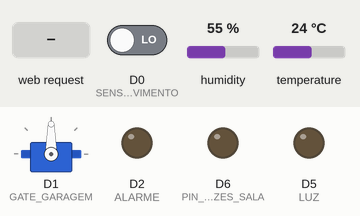
Recording of a sketch running on a simulated ESP8266 (NodeMCU). Parts: servo, output pins drawn as LEDs (lit = HIGH). Inputs (shaded band) come from the test bench; at power-on: D0 (SENSOR_MOVIMENTO) LOW, humidity 55 %, temperature 24 °C. WiFi joins after 1.5 s; servers stay silent unless stated; what the sketch prints to the serial monitor is not drawn.

Above: at 2.7 s.
2.8 s: HTTP request GET /5/on received
At 3.6 s:
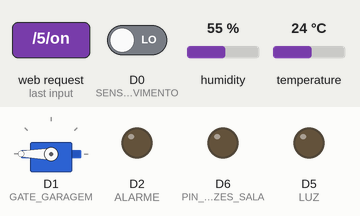
4.4 s: HTTP request GET /5/off received
At 5.3 s:
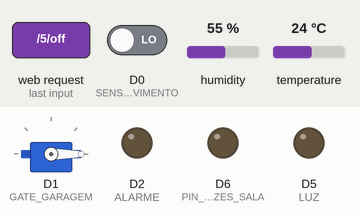
6.0 s: HTTP request GET /4/on received
At 7.2 s:
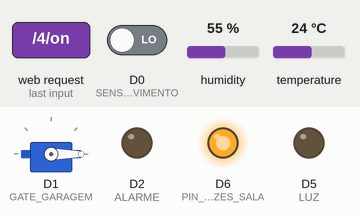
7.6 s: HTTP request GET /5/on received
At 8.8 s:
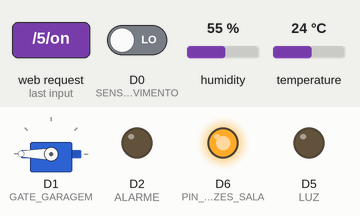
9.2 s: HTTP request GET /4/off received
At 9.7 s:
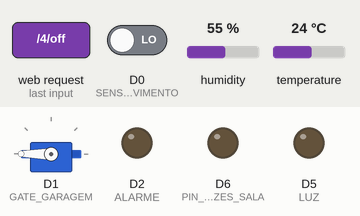
Timing chart, 0 to 11.8 s (numbered marks = the images above; inputs shaded):
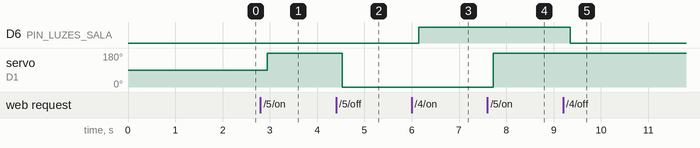

The sketch:

finalProjetoOAC.ino
```cpp
/*********
  Rui Santos
  Complete project details at https://randomnerdtutorials.com
*********/

// Load Wi-Fi library
#include <ESP8266WiFi.h>
#include "DHT.h"
#include "Servo.h"
#define DHTPIN D3
#define DHTTYPE DHT11
DHT dht(DHTPIN, DHTTYPE);
Servo sd1;
int umidade;
int temperatura;

#define SENSOR_MOVIMENTO D0
#define GATE_GARAGEM D1
#define ALARME D2
#define LUZ D5
#define PIN_LUZES_SALA D6
#define VENTUINHA D7

// Replace with your network credentials
const char* ssid     = "afranio";
const char* password = "123123123";

String valorTemp;

// Set web server port number to 80
WiFiServer server(80);

// Variable to store the HTTP request
String header;

// Auxiliar variables to store the current output state
String gateState = "off";
String lightState = "off";
String alarmeState = "off";

// Assign output variables to GPIO pins
//const int gate = D1;
//const int light = D6;

// Current time
unsigned long currentTime = millis();
// Previous time
unsigned long previousTime = 0;
// Define timeout time in milliseconds (example: 2000ms = 2s)
const long timeoutTime = 2000;


void setup() {
  Serial.begin(115200);
  pinMode(SENSOR_MOVIMENTO, INPUT);
  pinMode(ALARME, OUTPUT);
  pinMode(LUZ, OUTPUT);
  // Initialize the output variables as outputs
  pinMode(PIN_LUZES_SALA, OUTPUT);


  // Set outputs to LOW
  digitalWrite(LUZ, LOW);
  digitalWrite(ALARME, LOW);
  digitalWrite(PIN_LUZES_SALA, LOW);
  sd1.attach(GATE_GARAGEM);
  dht.begin();
  // Connect to Wi-Fi network with SSID and password
  Serial.print("Connecting to ");
  Serial.println(ssid);
  WiFi.begin(ssid, password);
  while (WiFi.status() != WL_CONNECTED) {
    delay(500);
    Serial.print(".");
  }


  // Print local IP address and start web server
  Serial.println("");
  Serial.println("WiFi connected.");
  Serial.println("IP address: ");
  Serial.println(WiFi.localIP());
  server.begin();
}

void medirTempUmi(){
  umidade = dht.readHumidity();
  temperatura = dht.readTemperature(false);

  if(isnan(temperatura) || isnan(umidade)){
   Serial.println("Falhou");
  }else{
    if(umidade >= 65){
      digitalWrite(D7, HIGH);
    }else {
      digitalWrite(D7, LOW);
   }
    Serial.print("Temperatura: ");
    Serial.print(temperatura);
    Serial.print("°C");
    Serial.print("   ");
    Serial.print("Umidade: ");
    Serial.println(umidade);
   }

   valorTemp = "Temperatura: " + (String)temperatura;
   valorTemp += "-- Umidade: " + (String)umidade;
}


void loop(){
  WiFiClient client = server.available();   // Listen for incoming clients

  if (client) {                             // If a new client connects,
    Serial.println("New Client.");          // print a message out in the serial port
    String currentLine = "";                // make a String to hold incoming data from the client
    currentTime = millis();
    previousTime = currentTime;
    while (client.connected() && currentTime - previousTime <= timeoutTime) { // loop while the client's connected
      medirTempUmi();
      funcMovimento();
      currentTime = millis();
      if (client.available()) {             // if there's bytes to read from the client,
        char c = client.read();             // read a byte, then
        Serial.write(c);                    // print it out the serial monitor
        header += c;
        if (c == '\n') {                    // if the byte is a newline character
          // if the current line is blank, you got two newline characters in a row.
          // that's the end of the client HTTP request, so send a response:
          if (currentLine.length() == 0) {
            // HTTP headers always start with a response code (e.g. HTTP/1.1 200 OK)
            // and a content-type so the client knows what's coming, then a blank line:
            client.println("HTTP/1.1 200 OK");
            client.println("Content-type:text/html");
            client.println("Connection: close");
            client.println();

            // turns the GPIOs on and off
            if (header.indexOf("GET /5/on") >= 0) {
              Serial.println("GPIO 5 on");
              gateState = "on";
              sd1.write(180);
            } else if (header.indexOf("GET /5/off") >= 0) {
              Serial.println("GPIO 5 off");
              gateState = "off";
              sd1.write(-180);
            } else if (header.indexOf("GET /4/on") >= 0) {
              Serial.println("GPIO 12 on");
              lightState = "on";
              digitalWrite(PIN_LUZES_SALA, HIGH);
            } else if (header.indexOf("GET /4/off") >= 0) {
              Serial.println("GPIO 12 off");
              lightState = "off";
              digitalWrite(PIN_LUZES_SALA, LOW);
            } else if (header.indexOf("GET /3/on") >= 0) {
              Serial.println("GPIO x on");
              alarmeState = "on";
              //digitalWrite(PIN_LUZES_SALA, HIGH);
            } else if (header.indexOf("GET /3/off") >= 0) {
              Serial.println("GPIO x off");
              alarmeState = "off";
              //digitalWrite(PIN_LUZES_SALA, LOW);
            }

            // Display the HTML web page
            client.println("<!DOCTYPE html><html>");
            client.println("<head><meta name=\"viewport\" content=\"width=device-width, initial-scale=1\">");

            client.println("<meta http-equiv='refresh' content='5; loop())'>");
            client.println("<link rel=\"icon\" href=\"data:,\">");
            // CSS to style the on/off buttons
            // Feel free to change the background-color and font-size attributes to fit your preferences
            client.println("<style>html { font-family: Helvetica; display: inline-block; margin: 0px auto; text-align: center;}");
            client.println(".button { background-color: #195B6A; border: none; color: white; padding: 16px 40px;");
            client.println("text-decoration: none; font-size: 30px; margin: 2px; cursor: pointer;}");
            client.println(".button2 {background-color: #77878A;}</style></head>");

            // Web Page Heading
            client.println("<body><h1>ESP8266 Web Server</h1>");

            // Display current state, and ON/OFF buttons for GPIO 5
            client.println("<p>GPIO 5 - State " + gateState + "</p>");
            // If the output5State is off, it displays the ON button
            if (gateState=="off") {
              client.println("<p><a href=\"/5/on\"><button class=\"button\">ON</button></a></p>");
            } else {
              client.println("<p><a href=\"/5/off\"><button class=\"button button2\">OFF</button></a></p>");
            }

            // Display current state, and ON/OFF buttons for GPIO 4
            client.println("<p>GPIO 12 - State " + lightState + "</p>");
            // If the output4State is off, it displays the ON button
            if (lightState=="off") {
              client.println("<p><a href=\"/4/on\"><button class=\"button\">ON</button></a></p>");
            } else {
              client.println("<p><a href=\"/4/off\"><button class=\"button button2\">OFF</button></a></p>");
            }

            client.println("<p>GPIO 12 - State " + alarmeState + "</p>");
            // If the output4State is off, it displays the ON button
            if (alarmeState=="off") {
              client.println("<p><a href=\"/3/on\"><button class=\"button\">ON</button></a></p>");
            } else {
              client.println("<p><a href=\"/3/off\"><button class=\"button button2\">OFF</button></a></p>");
            }

            client.println("<h2>" + valorTemp + "</h2>");
            client.println("</body></html>");

            // The HTTP response ends with another blank line
            client.println();
            // Break out of the while loop
            break;
          } else { // if you got a newline, then clear currentLine
            currentLine = "";
          }
        } else if (c != '\r') {  // if you got anything else but a carriage return character,
          currentLine += c;      // add it to the end of the currentLine
        }
      }
    }

    // Clear the header variable
    header = "";
    // Close the connection
    client.stop();
    Serial.println("Client disconnected.");
    Serial.println("");
  }

}


void funcMovimento(){
  int sinal = digitalRead(SENSOR_MOVIMENTO);

  if(sinal == HIGH){
    digitalWrite(LUZ, HIGH);

  }else{
    digitalWrite(LUZ, LOW);
  }
  if(alarmeState == "on" && sinal == HIGH){
      digitalWrite(ALARME, HIGH);
   }else if (alarmeState =="off"){
    digitalWrite(ALARME, LOW);
   }

}
```

Measured:
- after the input at 2.8 s, servo on D1 (GATE_GARAGEM): 90° → 180° after 0.15 s
- after the input at 4.4 s, servo on D1 (GATE_GARAGEM): 180° → 0° after 0.13 s
- after the input at 6.0 s, D6 (PIN_LUZES_SALA): LOW → HIGH after 0.15 s
- after the input at 7.6 s, servo on D1 (GATE_GARAGEM): 0° → 180° after 0.12 s
- after the input at 9.2 s, D6 (PIN_LUZES_SALA): HIGH → LOW after 0.15 s
